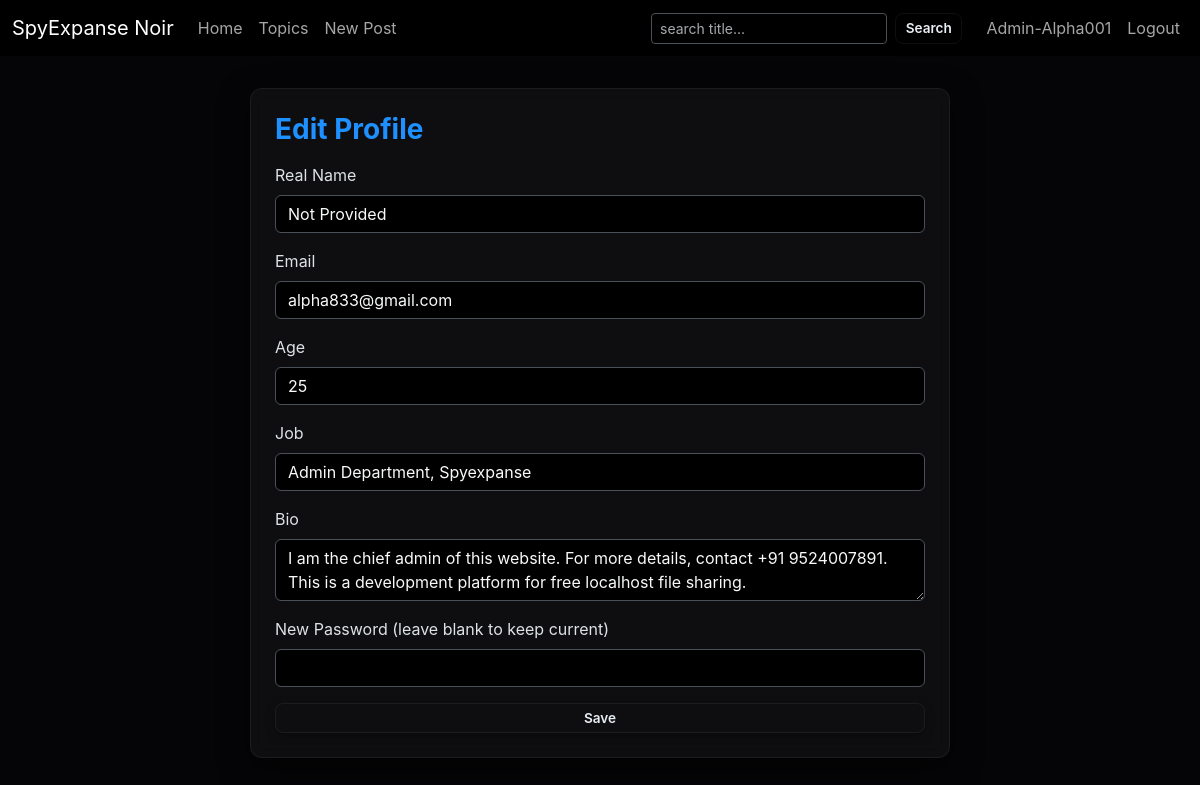
The page /profile/Admin-Alpha001/edit (signed in) on the database its author committed.
### app.py (models this page shows, shortened)
class User(UserMixin, db.Model):
    id = db.Column(db.Integer, primary_key=True)
    username = db.Column(db.String(80), unique=True, nullable=False)          # handle
    realname = db.Column(db.String(120))
    email = db.Column(db.String(200), unique=True, nullable=False)
    password_hash = db.Column(db.String(200), nullable=False)
    age = db.Column(db.Integer)
    job = db.Column(db.String(150))
    bio = db.Column(db.Text)
    created_at = db.Column(db.DateTime, default=datetime.utcnow)
    posts = db.relationship('Post', backref='author', lazy='dynamic')
    comments = db.relationship('Comment', backref='author', lazy='dynamic')

### app.py (the view, shortened to what this page needs)
@app.route('/profile/<username>/edit', methods=['GET','POST'])
@login_required
def profile_edit(username):
    if current_user.username != username:
        abort(403)
    return render_template('profile_edit.html', user=current_user)

### app.py (called while the page is built)
@login_manager.user_loader
def load_user(user_id):
    return User.query.get(int(user_id))

def init_topics():
    default_topics = [
        "Ops & Intel","Signals","Cyber","Analysis","Tradecraft",
        "History","Weapons","Policy","Field Notes","General"
    ]
    for t in default_topics:
        if not Topic.query.filter_by(name=t).first():
            db.session.add(Topic(name=t))
    db.session.commit()

@app.before_request
def ensure_db():
    db.create_all()
    init_topics()

### templates/profile_edit.html (shortened to what this page needs)
{% extends "base.html" %}
{% block content %}
<div class="card glass p-4 mt-4 mx-auto" style="max-width:700px;">
  <h3 class="mb-3">Edit Profile</h3>
  <form method="post">
    <div class="mb-3"><label class="form-label">Real Name</label><input name="realname" value="{{ user.realname }}" class="form-control bg-black text-light"></div>
    <div class="mb-3"><label class="form-label">Email</label><input name="email" value="{{ user.email }}" class="form-control bg-black text-light"></div>
    <div class="mb-3"><label class="form-label">Age</label><input name="age" value="{{ user.age }}" class="form-control bg-black text-light"></div>
    <div class="mb-3"><label class="form-label">Job</label><input name="job" value="{{ user.job }}" class="form-control bg-black text-light"></div>
    <div class="mb-3"><label class="form-label">Bio</label><textarea name="bio" class="form-control bg-black text-light">{{ user.bio }}</textarea></div>
    <div class="mb-3"><label class="form-label">New Password (leave blank to keep current)</label><input type="password" name="password" class="form-control bg-black text-light"></div>
    <button class="btn btn-outline-light w-100">Save</button>
  </form>
</div>
{% endblock %}

### templates/base.html (shortened to what this page needs)
<!doctype html>
<html lang="en" data-bs-theme="dark">
<head>
  <link href="https://cdn.jsdelivr.net/npm/bootstrap@5.3.3/dist/css/bootstrap.min.css" rel="stylesheet">
  <link href="{{ url_for('static', filename='css/noir.css') }}" rel="stylesheet">
</head>
<body>
<nav class="navbar navbar-expand-lg bg-black">
  <div class="container-fluid">
    <a class="navbar-brand display6" href="{{ url_for('index') }}">SpyExpanse Noir</a>
    <div class="collapse navbar-collapse" id="nav">
      <ul class="navbar-nav me-auto mb-2 mb-lg-0">
        <li class="nav-item"><a class="nav-link" href="{{ url_for('index') }}">Home</a></li>
        <li class="nav-item"><a class="nav-link" href="{{ url_for('topics') }}">Topics</a></li>
        <li class="nav-item"><a class="nav-link" href="{{ url_for('post_new') }}">New Post</a></li>
      </ul>
      <form class="d-flex me-3" action="{{ url_for('search') }}">
        <input name="q" class="form-control form-control-sm me-2 bg-black text-light" placeholder="search title..." value="{{ q if q is defined else '' }}">
        <button class="btn btn-sm btn-outline-light" type="submit">Search</button>
      </form>
      <ul class="navbar-nav mb-2 mb-lg-0">
        {% if current_user.is_authenticated %}
          <li class="nav-item"><a class="nav-link" href="{{ url_for('profile', username=current_user.username) }}">{{ current_user.username }}</a></li>
          <li class="nav-item"><a class="nav-link " href="{{ url_for('logout') }}">Logout</a></li>
        {% else %}
          <li class="nav-item"><a class="nav-link" href="{{ url_for('login') }}">Login</a></li>
          <li class="nav-item"><a class="nav-link" href="{{ url_for('register') }}">Register</a></li>
        {% endif %}
      </ul>
    </div>
  </div>
</nav>
<div class="noir-container">
  {% block content %}{% endblock %}
</div>
</body>
</html>

### static/css/noir.css (style rules this page uses)
:root { --bg: #050507; --glass: rgba(255,255,255,0.04); --glass-border: rgba(255,255,255,0.06); --accent: #1e90ff; --text-light: #e8eef3; --text-muted: rgba(255,255,255,0.6); --card-radius: 12px; --shadow: 0 10px 30px rgba(0,0,0,0.6); --font-main: 'Inter', system-ui, -apple-system, 'Segoe UI', Roboto, 'Helvetica Neue', Arial, sans-serif; }
* { box-sizing:border-box; }
html, body { height:100%; margin:0; padding:0; background:var(--bg); color:var(--text-light); font-family:var(--font-main); }
.noir-container { max-width:1200px; margin:2rem auto; padding:0 1rem; }
.card, .glass { background: var(--glass); border: 1px solid var(--glass-border); border-radius: var(--card-radius); backdrop-filter: blur(8px) saturate(120%); -webkit-backdrop-filter: blur(8px); box-shadow: var(--shadow); padding: 1.5rem; margin-bottom: 1.5rem; transition: transform 0.2s ease, border 0.3s ease; }
h1, h2, h3, h4, h5, h6 { color: var(--accent); font-weight: 700; margin-bottom: 0.75rem; }
.btn, .btn-outline-light { border-radius: 8px; padding: 0.25rem 0.6rem; font-size: 0.85rem; font-weight: 600; border: 1px solid var(--glass-border); background: transparent; color: var(--text-light); cursor: pointer; transition: all 0.3s ease; box-shadow: 0 3px 10px rgba(0,0,0,0.4); }
a { color: var(--accent); text-decoration: none; }
input, textarea, select { background: rgba(20,25,30,0.9); color: var(--text-light); border: 1px solid var(--glass-border); border-radius: var(--card-radius); padding: 0.6rem 1rem; font-family: var(--font-main); }

### rows shown on the page
User: username "Admin-Alpha001", realname "Not Provided", email "alpha833@gmail.com", age "25", job "Admin Department, Spyexpanse", bio "I am the chief admin of this website. For more details, contact +91 9524007891. This is a development platform for free localhost file sharing."
